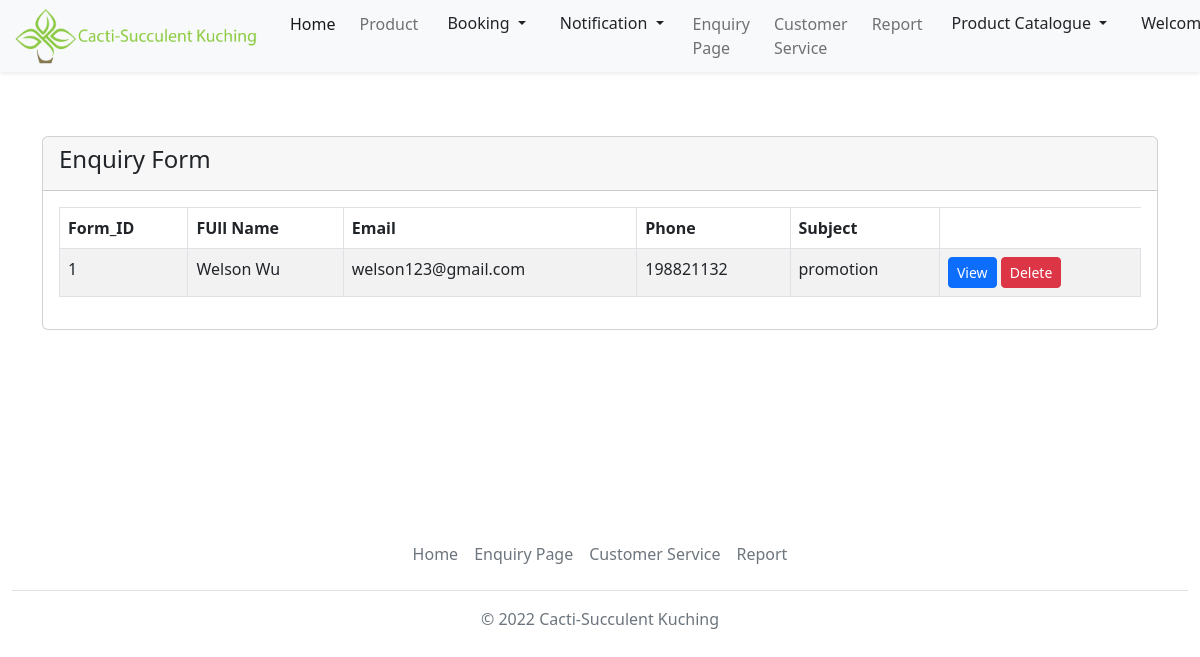
The app's page /admin/enquiryManage.php (signed in) with its own data.
### tables this page shows
CREATE TABLE `enquiry` (
  `form_Id` int(11) NOT NULL,
  `full_name` varchar(255) NOT NULL,
  `email` varchar(255) NOT NULL,
  `phone_number` int(60) NOT NULL,
  `user_subject` varchar(255) NOT NULL,
  `comment` varchar(255) NOT NULL
);

### admin/enquiryManage.php (the view, shortened to what this page needs)
<?php
    include('../Account.php');
?>
<!doctype html>
<html lang="en">
    <head>
        <link rel="stylesheet" href="..\styles\homepage.css">
        <link href="https://cdn.jsdelivr.net/npm/bootstrap@5.2.2/dist/css/bootstrap.min.css" rel="stylesheet">
    </head>
<body>
<nav class="navbar navbar-expand-lg">
    <div class="container-fluid fixed-top shadow-sm bg-light">
        <a class="navbar-brand" href="admin.php">
            <img src="..\images\logo.png" alt="logo" style="width:250px;" class="rounded-pill">
        </a>
        <div class="collapse navbar-collapse justify-content-end" id="collapsibleNavbar">
            <ul class="navbar-nav">
                <li class="nav-item p-1">
                    <a class="nav-link active" href="admin.php">Home</a>
                </li>
                <li class="nav-item p-1">
                    <a class="nav-link" href="#">Product</a>
                </li>
                <li class="nav-item p-1">
                    <div class="dropdown">
                        <button class="btn dropdown-toggle" type="button" data-bs-toggle="dropdown" aria-expanded="false">
                             Booking
                        </button>
                    </div>
                </li>
                <li class="nav-item p-1">
                    <div class="dropdown">
                        <button class="btn dropdown-toggle" type="button" data-bs-toggle="dropdown" data-bs-auto-close="false" aria-expanded="false">
                             Notification
                        </button>
                    </div>
                </li>
                <li class="nav-item p-1">
                    <a class="nav-link" href="enquiryManage.php">Enquiry Page</a>
                </li>
                <li class="nav-item p-1">
                    <a class="nav-link" href="admincustomerservice.php">Customer Service</a>
                </li>
                <li class="nav-item p-1">
                    <a class="nav-link" href="#">Report</a>
                </li>
                <li class="nav-item p-1">
                    <div class="dropdown">
                        <button class="btn dropdown-toggle" type="button" data-bs-toggle="dropdown" aria-expanded="false">
                             Product Catalogue
                        </button>
                    </div>
                </li>
                <li class="nav-item p-1">
                    <div class="dropdown">
                        <button class="btn dropdown-toggle" type="button" data-bs-toggle="dropdown" aria-expanded="false">
                             Welcome Back, <?php echo $_SESSION['user']['username']; ?>!
                        </button>
                    </div>
                </li>
            </ul>
        </div>
    </div>
</nav>
<br></br><br></br>
<div class="container mt-4">
<div class="row">
    <div class="col-md-12">
        <div class="card">
            <div class="card-header">
                <h4>Enquiry Form</h4>
            </div>
            <div class="card-body">
                <table id="myTable"class="table table-bordered table-striped">
                    <thead>
                        <tr>
                            <th>Form_ID</th>
                            <th>FUll Name</th>
                            <th>Email</th>
                            <th>Phone</th>
                            <th>Subject</th>
                        </tr>
                    </thead>
                    <tbody>
                        <?php
                            $query = "SELECT * FROM enquiry";
                            $query_run = mysqli_query($con, $query);
                            if(mysqli_num_rows($query_run) > 0)
                            {
                                foreach($query_run as $enquiryInfo)
                                {
                                    ?>
                                    <tr>
                                        <td><?= $enquiryInfo['form_Id']; ?></td>
                                        <td><?= $enquiryInfo['full_name']; ?></td>
                                        <td><?= $enquiryInfo['email']; ?></td>
                                        <td><?= $enquiryInfo['phone_number']; ?></td>
                                        <td><?= $enquiryInfo['user_subject']; ?></td>
                                        <td>
                                            <a href="viewEnquiry.php?form_Id=<?= $enquiryInfo['form_Id']; ?>" class="btn btn-primary btn-sm">View</a>
                                            <form action="AdminEnquiry.php" method="POST" class="d-inline">
                                                <button type="submit" name="delete_enquiry" value="<?=$enquiryInfo['form_Id'];?>" class="btn btn-danger btn-sm">Delete</button>
                                            </form>
                                        </td>
                                    </tr>
                                    <?php
                                }
                            }
                            else
                            {
                                echo "<h5> No Record Found </h5>";
                            }
                        ?>
                    </tbody>
                </table>
            </div>
        </div>
    </div>
</div>
</div>
<br></br><br></br><br></br><br></br>
<div class='container-fluid border" style="width 100%;'>
  <footer class="py-1 my-2 ">
  <ul class="nav justify-content-center border-bottom pb-3 mb-3">
      <li class="nav-item"><a href="admin.php" class="nav-link px-2 text-muted">Home</a></li>
      <li class="nav-item"><a href="viewEnquiry.php" class="nav-link px-2 text-muted">Enquiry Page</a></li>
      <li class="nav-item"><a href="admincustomerservice.php" class="nav-link px-2 text-muted">Customer Service</a></li>
      <li class="nav-item"><a href="#" class="nav-link px-2 text-muted">Report</a></li>
    </ul>
    <p class="text-center text-muted">© 2022 Cacti-Succulent Kuching</p>
  </footer>
</div>
</body>
</html>

### records on screen
enquiry: form_Id "1", full_name "Welson Wu", email "welson123@gmail.com", phone_number "198821132", user_subject "promotion"
